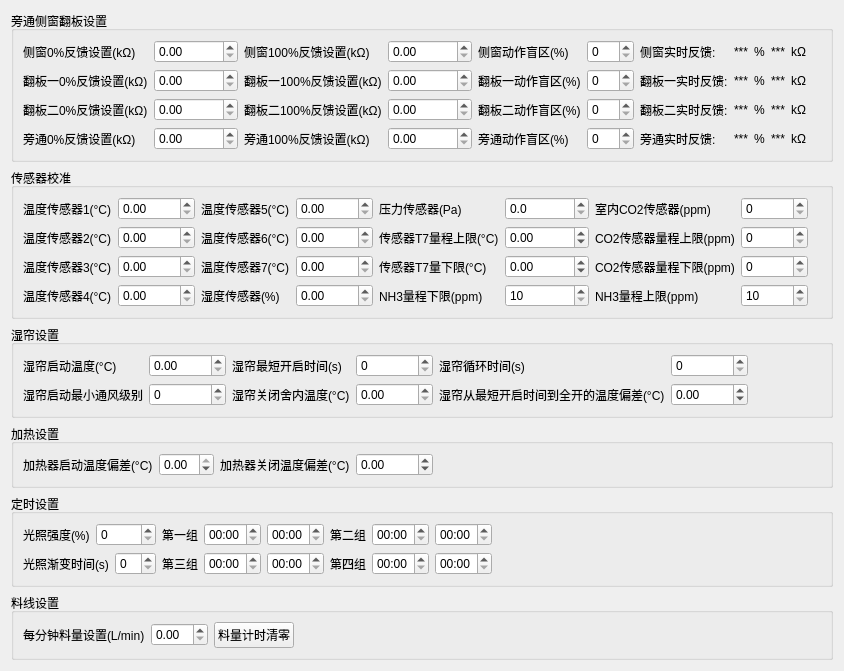
<?xml version="1.0" encoding="UTF-8"?>
<ui version="4.0">
 <class>ParSetFive</class>
 <widget class="QWidget" name="ParSetFive">
  <property name="geometry">
   <rect>
    <x>0</x>
    <y>0</y>
    <width>844</width>
    <height>591</height>
   </rect>
  </property>
  <property name="windowTitle">
   <string>Form</string>
  </property>
  <layout class="QGridLayout" name="gridLayout_11">
   <item row="0" column="0">
    <widget class="QGroupBox" name="groupBox">
     <property name="title">
      <string>旁通侧窗翻板设置</string>
     </property>
     <layout class="QGridLayout" name="gridLayout_2">
      <item row="0" column="0">
       <layout class="QGridLayout" name="gridLayout">
        <item row="0" column="0">
         <widget class="QLabel" name="label">
          <property name="text">
           <string>侧窗0%反馈设置(kΩ)</string>
          </property>
         </widget>
        </item>
        <item row="0" column="1">
         <widget class="QDoubleSpinBox" name="doubleSpinBox_sw0">
          <property name="maximum">
           <double>1000000.000000000000000</double>
          </property>
         </widget>
        </item>
        <item row="0" column="2">
         <widget class="QLabel" name="label_5">
          <property name="text">
           <string>侧窗100%反馈设置(kΩ)</string>
          </property>
         </widget>
        </item>
        <item row="0" column="3">
         <widget class="QDoubleSpinBox" name="doubleSpinBox_sw100">
          <property name="maximum">
           <double>1000000.000000000000000</double>
          </property>
         </widget>
        </item>
        <item row="0" column="4">
         <widget class="QLabel" name="label_9">
          <property name="text">
           <string>侧窗动作盲区(%)</string>
          </property>
         </widget>
        </item>
        <item row="0" column="5">
         <widget class="QSpinBox" name="spinBox_sw_no">
          <property name="maximum">
           <number>100</number>
          </property>
         </widget>
        </item>
        <item row="0" column="6">
         <widget class="QLabel" name="label_13">
          <property name="text">
           <string>侧窗实时反馈:</string>
          </property>
         </widget>
        </item>
        <item row="0" column="13">
         <widget class="QLabel" name="label_20">
          <property name="text">
           <string>kΩ</string>
          </property>
         </widget>
        </item>
        <item row="1" column="0">
         <widget class="QLabel" name="label_2">
          <property name="text">
           <string>翻板一0%反馈设置(kΩ)</string>
          </property>
         </widget>
        </item>
        <item row="1" column="1">
         <widget class="QDoubleSpinBox" name="doubleSpinBox_fp0">
          <property name="maximum">
           <double>1000000.000000000000000</double>
          </property>
         </widget>
        </item>
        <item row="1" column="2">
         <widget class="QLabel" name="label_6">
          <property name="text">
           <string>翻板一100%反馈设置(kΩ)</string>
          </property>
         </widget>
        </item>
        <item row="1" column="3">
         <widget class="QDoubleSpinBox" name="doubleSpinBox_fp100">
          <property name="maximum">
           <double>1000000.000000000000000</double>
          </property>
         </widget>
        </item>
        <item row="1" column="4">
         <widget class="QLabel" name="label_10">
          <property name="text">
           <string>翻板一动作盲区(%)</string>
          </property>
         </widget>
        </item>
        <item row="1" column="5">
         <widget class="QSpinBox" name="spinBox_fp_no">
          <property name="maximum">
           <number>100</number>
          </property>
         </widget>
        </item>
        <item row="1" column="6">
         <widget class="QLabel" name="label_14">
          <property name="text">
           <string>翻板一实时反馈:</string>
          </property>
         </widget>
        </item>
        <item row="1" column="10" colspan="2">
         <widget class="QLabel" name="label_23">
          <property name="text">
           <string>%</string>
          </property>
         </widget>
        </item>
        <item row="1" column="12">
         <widget class="QLabel" name="label_fp_f_v">
          <property name="text">
           <string>***</string>
          </property>
         </widget>
        </item>
        <item row="1" column="13">
         <widget class="QLabel" name="label_21">
          <property name="text">
           <string>kΩ</string>
          </property>
         </widget>
        </item>
        <item row="2" column="0">
         <widget class="QLabel" name="label_3">
          <property name="text">
           <string>翻板二0%反馈设置(kΩ)</string>
          </property>
         </widget>
        </item>
        <item row="2" column="1">
         <widget class="QDoubleSpinBox" name="doubleSpinBox_fpt0">
          <property name="maximum">
           <double>1000000.000000000000000</double>
          </property>
         </widget>
        </item>
        <item row="2" column="2">
         <widget class="QLabel" name="label_7">
          <property name="text">
           <string>翻板二100%反馈设置(kΩ)</string>
          </property>
         </widget>
        </item>
        <item row="2" column="3">
         <widget class="QDoubleSpinBox" name="doubleSpinBox_fpt100">
          <property name="maximum">
           <double>1000000.000000000000000</double>
          </property>
         </widget>
        </item>
        <item row="2" column="4">
         <widget class="QLabel" name="label_11">
          <property name="text">
           <string>翻板二动作盲区(%)</string>
          </property>
         </widget>
        </item>
        <item row="2" column="5">
         <widget class="QSpinBox" name="spinBox_fpt_no">
          <property name="maximum">
           <number>100</number>
          </property>
         </widget>
        </item>
        <item row="2" column="10" colspan="2">
         <widget class="QLabel" name="label_27">
          <property name="text">
           <string>%</string>
          </property>
         </widget>
        </item>
        <item row="2" column="12">
         <widget class="QLabel" name="label_fpt_f_v">
          <property name="text">
           <string>***</string>
          </property>
         </widget>
        </item>
        <item row="2" column="13">
         <widget class="QLabel" name="label_25">
          <property name="text">
           <string>kΩ</string>
          </property>
         </widget>
        </item>
        <item row="3" column="0">
         <widget class="QLabel" name="label_4">
          <property name="text">
           <string>旁通0%反馈设置(kΩ)</string>
          </property>
         </widget>
        </item>
        <item row="3" column="1">
         <widget class="QDoubleSpinBox" name="doubleSpinBox_bp0">
          <property name="maximum">
           <double>1000000.000000000000000</double>
          </property>
         </widget>
        </item>
        <item row="3" column="2">
         <widget class="QLabel" name="label_8">
          <property name="text">
           <string>旁通100%反馈设置(kΩ)</string>
          </property>
         </widget>
        </item>
        <item row="3" column="3">
         <widget class="QDoubleSpinBox" name="doubleSpinBox_bp100">
          <property name="maximum">
           <double>1000000.000000000000000</double>
          </property>
         </widget>
        </item>
        <item row="3" column="4">
         <widget class="QLabel" name="label_12">
          <property name="text">
           <string>旁通动作盲区(%)</string>
          </property>
         </widget>
        </item>
        <item row="3" column="5">
         <widget class="QSpinBox" name="spinBox_bp_no">
          <property name="maximum">
           <number>100</number>
          </property>
         </widget>
        </item>
        <item row="3" column="6">
         <widget class="QLabel" name="label_16">
          <property name="text">
           <string>旁通实时反馈:</string>
          </property>
         </widget>
        </item>
        <item row="3" column="10" colspan="2">
         <widget class="QLabel" name="label_31">
          <property name="text">
           <string>%</string>
          </property>
         </widget>
        </item>
        <item row="3" column="12">
         <widget class="QLabel" name="label_bp_f_v">
          <property name="text">
           <string>***</string>
          </property>
         </widget>
        </item>
        <item row="3" column="13">
         <widget class="QLabel" name="label_29">
          <property name="text">
           <string>kΩ</string>
          </property>
         </widget>
        </item>
        <item row="1" column="7" colspan="3">
         <widget class="QLabel" name="label_fp_f_r">
          <property name="text">
           <string>***</string>
          </property>
         </widget>
        </item>
        <item row="2" column="6">
         <widget class="QLabel" name="label_15">
          <property name="text">
           <string>翻板二实时反馈:</string>
          </property>
         </widget>
        </item>
        <item row="2" column="7" colspan="3">
         <widget class="QLabel" name="label_fpt_f_r">
          <property name="text">
           <string>***</string>
          </property>
         </widget>
        </item>
        <item row="3" column="7" colspan="3">
         <widget class="QLabel" name="label_bp_f_r">
          <property name="text">
           <string>***</string>
          </property>
         </widget>
        </item>
        <item row="0" column="12">
         <widget class="QLabel" name="label_sw_f_v">
          <property name="text">
           <string>***</string>
          </property>
         </widget>
        </item>
        <item row="0" column="7" colspan="3">
         <widget class="QLabel" name="label_sw_f_r">
          <property name="text">
           <string>***</string>
          </property>
         </widget>
        </item>
        <item row="0" column="10" colspan="2">
         <widget class="QLabel" name="label_18">
          <property name="text">
           <string>%</string>
          </property>
         </widget>
        </item>
       </layout>
      </item>
      <item row="0" column="1">
       <spacer name="horizontalSpacer_4">
        <property name="orientation">
         <enum>Qt::Horizontal</enum>
        </property>
        <property name="sizeHint" stdset="0">
         <size>
          <width>40</width>
          <height>20</height>
         </size>
        </property>
       </spacer>
      </item>
     </layout>
    </widget>
   </item>
   <item row="1" column="0">
    <widget class="QGroupBox" name="groupBox_2">
     <property name="title">
      <string>传感器校准</string>
     </property>
     <layout class="QGridLayout" name="gridLayout_4">
      <item row="0" column="0">
       <layout class="QGridLayout" name="gridLayout_3">
        <item row="1" column="4">
         <widget class="QLabel" name="label_43">
          <property name="text">
           <string>传感器T7量程上限(°C)</string>
          </property>
         </widget>
        </item>
        <item row="2" column="4">
         <widget class="QLabel" name="label_44">
          <property name="text">
           <string>传感器T7量下限(°C)</string>
          </property>
         </widget>
        </item>
        <item row="3" column="0">
         <widget class="QLabel" name="label_36">
          <property name="text">
           <string>温度传感器4(°C)</string>
          </property>
         </widget>
        </item>
        <item row="0" column="4">
         <widget class="QLabel" name="label_41">
          <property name="text">
           <string>压力传感器(Pa)</string>
          </property>
         </widget>
        </item>
        <item row="2" column="1">
         <widget class="QDoubleSpinBox" name="doubleSpinBox_t3">
          <property name="maximum">
           <double>10000.000000000000000</double>
          </property>
         </widget>
        </item>
        <item row="1" column="2">
         <widget class="QLabel" name="label_38">
          <property name="text">
           <string>温度传感器6(°C)</string>
          </property>
         </widget>
        </item>
        <item row="2" column="5">
         <widget class="QDoubleSpinBox" name="doubleSpinBox_T7_d">
          <property name="minimum">
           <double>-1000.000000000000000</double>
          </property>
          <property name="maximum">
           <double>1000000.000000000000000</double>
          </property>
         </widget>
        </item>
        <item row="1" column="3">
         <widget class="QDoubleSpinBox" name="doubleSpinBox_t6">
          <property name="maximum">
           <double>10000.000000000000000</double>
          </property>
         </widget>
        </item>
        <item row="0" column="0">
         <widget class="QLabel" name="label_33">
          <property name="text">
           <string>温度传感器1(°C)</string>
          </property>
         </widget>
        </item>
        <item row="1" column="6">
         <widget class="QLabel" name="label_45">
          <property name="text">
           <string>CO2传感器量程上限(ppm)</string>
          </property>
         </widget>
        </item>
        <item row="0" column="5">
         <widget class="QDoubleSpinBox" name="doubleSpinBox_pa">
          <property name="decimals">
           <number>1</number>
          </property>
         </widget>
        </item>
        <item row="2" column="6">
         <widget class="QLabel" name="label_46">
          <property name="text">
           <string>CO2传感器量程下限(ppm)</string>
          </property>
         </widget>
        </item>
        <item row="1" column="7">
         <widget class="QSpinBox" name="spinBox_co2_u">
          <property name="maximum">
           <number>100000</number>
          </property>
         </widget>
        </item>
        <item row="3" column="1">
         <widget class="QDoubleSpinBox" name="doubleSpinBox_t4">
          <property name="maximum">
           <double>10000.000000000000000</double>
          </property>
         </widget>
        </item>
        <item row="2" column="7">
         <widget class="QSpinBox" name="spinBox_co2_d">
          <property name="maximum">
           <number>100000</number>
          </property>
         </widget>
        </item>
        <item row="1" column="5">
         <widget class="QDoubleSpinBox" name="doubleSpinBox_T7_u">
          <property name="minimum">
           <double>-10000.000000000000000</double>
          </property>
          <property name="maximum">
           <double>1000000.000000000000000</double>
          </property>
         </widget>
        </item>
        <item row="0" column="3">
         <widget class="QDoubleSpinBox" name="doubleSpinBox_t5">
          <property name="maximum">
           <double>10000.000000000000000</double>
          </property>
         </widget>
        </item>
        <item row="2" column="0">
         <widget class="QLabel" name="label_35">
          <property name="text">
           <string>温度传感器3(°C)</string>
          </property>
         </widget>
        </item>
        <item row="1" column="1">
         <widget class="QDoubleSpinBox" name="doubleSpinBox_t2">
          <property name="maximum">
           <double>10000.000000000000000</double>
          </property>
         </widget>
        </item>
        <item row="1" column="0">
         <widget class="QLabel" name="label_34">
          <property name="text">
           <string>温度传感器2(°C)</string>
          </property>
         </widget>
        </item>
        <item row="0" column="2">
         <widget class="QLabel" name="label_37">
          <property name="text">
           <string>温度传感器5(°C)</string>
          </property>
         </widget>
        </item>
        <item row="0" column="1">
         <widget class="QDoubleSpinBox" name="doubleSpinBox_t1">
          <property name="maximum">
           <double>10000.000000000000000</double>
          </property>
         </widget>
        </item>
        <item row="0" column="6">
         <widget class="QLabel" name="label_42">
          <property name="text">
           <string>室内CO2传感器(ppm)</string>
          </property>
         </widget>
        </item>
        <item row="2" column="3">
         <widget class="QDoubleSpinBox" name="doubleSpinBox_t7">
          <property name="maximum">
           <double>10000.000000000000000</double>
          </property>
         </widget>
        </item>
        <item row="2" column="2">
         <widget class="QLabel" name="label_39">
          <property name="text">
           <string>温度传感器7(°C)</string>
          </property>
         </widget>
        </item>
        <item row="0" column="7">
         <widget class="QDoubleSpinBox" name="doubleSpinBox_co2">
          <property name="decimals">
           <number>0</number>
          </property>
          <property name="maximum">
           <double>100000.000000000000000</double>
          </property>
         </widget>
        </item>
        <item row="3" column="2">
         <widget class="QLabel" name="label_40">
          <property name="text">
           <string>湿度传感器(%)</string>
          </property>
         </widget>
        </item>
        <item row="3" column="3">
         <widget class="QDoubleSpinBox" name="doubleSpinBox_humidity"/>
        </item>
        <item row="3" column="4">
         <widget class="QLabel" name="label_17">
          <property name="text">
           <string>NH3量程下限(ppm)</string>
          </property>
         </widget>
        </item>
        <item row="3" column="6">
         <widget class="QLabel" name="label_19">
          <property name="text">
           <string>NH3量程上限(ppm)</string>
          </property>
         </widget>
        </item>
        <item row="3" column="5">
         <widget class="QSpinBox" name="spinBox_nh3_d">
          <property name="minimum">
           <number>10</number>
          </property>
          <property name="maximum">
           <number>2000</number>
          </property>
         </widget>
        </item>
        <item row="3" column="7">
         <widget class="QSpinBox" name="spinBox_nh3_u">
          <property name="minimum">
           <number>10</number>
          </property>
          <property name="maximum">
           <number>2000</number>
          </property>
         </widget>
        </item>
       </layout>
      </item>
      <item row="0" column="1">
       <spacer name="horizontalSpacer_5">
        <property name="orientation">
         <enum>Qt::Horizontal</enum>
        </property>
        <property name="sizeHint" stdset="0">
         <size>
          <width>40</width>
          <height>20</height>
         </size>
        </property>
       </spacer>
      </item>
     </layout>
    </widget>
   </item>
   <item row="2" column="0">
    <widget class="QGroupBox" name="groupBox_3">
     <property name="title">
      <string>湿帘设置</string>
     </property>
     <layout class="QGridLayout" name="gridLayout_6">
      <item row="0" column="0">
       <layout class="QGridLayout" name="gridLayout_5">
        <item row="0" column="3" colspan="2">
         <widget class="QLabel" name="label_49">
          <property name="text">
           <string>湿帘最短开启时间(s)</string>
          </property>
         </widget>
        </item>
        <item row="0" column="5">
         <widget class="QSpinBox" name="spinBox_wc_o_time"/>
        </item>
        <item row="0" column="6">
         <widget class="QLabel" name="label_50">
          <property name="text">
           <string>湿帘循环时间(s)</string>
          </property>
         </widget>
        </item>
        <item row="0" column="7">
         <widget class="QSpinBox" name="spinBox_wc_circle_time"/>
        </item>
        <item row="1" column="0" colspan="2">
         <widget class="QLabel" name="label_48">
          <property name="text">
           <string>湿帘启动最小通风级别</string>
          </property>
         </widget>
        </item>
        <item row="1" column="2">
         <widget class="QSpinBox" name="spinBox_wc_min_level"/>
        </item>
        <item row="1" column="6">
         <widget class="QLabel" name="label_51">
          <property name="text">
           <string>湿帘从最短开启时间到全开的温度偏差(°C)</string>
          </property>
         </widget>
        </item>
        <item row="1" column="7">
         <widget class="QDoubleSpinBox" name="doubleSpinBox_wc_deviation">
          <property name="minimum">
           <double>-1000.000000000000000</double>
          </property>
          <property name="maximum">
           <double>10000.000000000000000</double>
          </property>
         </widget>
        </item>
        <item row="1" column="5">
         <widget class="QDoubleSpinBox" name="doubleSpinBox_wc_c_t">
          <property name="maximum">
           <double>10000.000000000000000</double>
          </property>
         </widget>
        </item>
        <item row="1" column="3" colspan="2">
         <widget class="QLabel" name="label_52">
          <property name="text">
           <string>湿帘关闭舍内温度(°C)</string>
          </property>
         </widget>
        </item>
        <item row="0" column="2">
         <widget class="QDoubleSpinBox" name="doubleSpinBox_wc_o_t">
          <property name="maximum">
           <double>10000.000000000000000</double>
          </property>
         </widget>
        </item>
        <item row="0" column="0" colspan="2">
         <widget class="QLabel" name="label_47">
          <property name="text">
           <string>湿帘启动温度(°C)</string>
          </property>
         </widget>
        </item>
       </layout>
      </item>
      <item row="0" column="1">
       <spacer name="horizontalSpacer_6">
        <property name="orientation">
         <enum>Qt::Horizontal</enum>
        </property>
        <property name="sizeHint" stdset="0">
         <size>
          <width>40</width>
          <height>20</height>
         </size>
        </property>
       </spacer>
      </item>
     </layout>
    </widget>
   </item>
   <item row="3" column="0">
    <widget class="QGroupBox" name="groupBox_4">
     <property name="title">
      <string>加热设置</string>
     </property>
     <layout class="QGridLayout" name="gridLayout_7">
      <item row="0" column="1">
       <widget class="QDoubleSpinBox" name="doubleSpinBox_hot_o_d">
        <property name="minimum">
         <double>-5.000000000000000</double>
        </property>
        <property name="maximum">
         <double>0.000000000000000</double>
        </property>
       </widget>
      </item>
      <item row="0" column="0">
       <widget class="QLabel" name="label_53">
        <property name="text">
         <string>加热器启动温度偏差(°C)</string>
        </property>
       </widget>
      </item>
      <item row="0" column="2">
       <widget class="QLabel" name="label_54">
        <property name="text">
         <string>加热器关闭温度偏差(°C)</string>
        </property>
       </widget>
      </item>
      <item row="0" column="3">
       <widget class="QDoubleSpinBox" name="doubleSpinBox_hot_c_d">
        <property name="minimum">
         <double>-5.000000000000000</double>
        </property>
        <property name="maximum">
         <double>10000.000000000000000</double>
        </property>
       </widget>
      </item>
      <item row="0" column="4">
       <spacer name="horizontalSpacer">
        <property name="orientation">
         <enum>Qt::Horizontal</enum>
        </property>
        <property name="sizeHint" stdset="0">
         <size>
          <width>40</width>
          <height>20</height>
         </size>
        </property>
       </spacer>
      </item>
     </layout>
    </widget>
   </item>
   <item row="4" column="0">
    <widget class="QGroupBox" name="groupBox_5">
     <property name="title">
      <string>定时设置</string>
     </property>
     <layout class="QGridLayout" name="gridLayout_9">
      <item row="0" column="0">
       <layout class="QGridLayout" name="gridLayout_8">
        <item row="0" column="0">
         <layout class="QHBoxLayout" name="horizontalLayout_5">
          <item>
           <widget class="QLabel" name="label_55">
            <property name="text">
             <string>光照强度(%)</string>
            </property>
           </widget>
          </item>
          <item>
           <widget class="QSpinBox" name="spinBox_illumination"/>
          </item>
         </layout>
        </item>
        <item row="0" column="1">
         <layout class="QHBoxLayout" name="horizontalLayout">
          <item>
           <widget class="QLabel" name="label_57">
            <property name="text">
             <string>第一组</string>
            </property>
           </widget>
          </item>
          <item>
           <widget class="QTimeEdit" name="timeEdit_1_s">
            <property name="displayFormat">
             <string>HH:mm</string>
            </property>
           </widget>
          </item>
          <item>
           <widget class="QTimeEdit" name="timeEdit_1_c">
            <property name="displayFormat">
             <string>HH:mm</string>
            </property>
           </widget>
          </item>
         </layout>
        </item>
        <item row="0" column="2">
         <layout class="QHBoxLayout" name="horizontalLayout_2">
          <item>
           <widget class="QLabel" name="label_58">
            <property name="text">
             <string>第二组</string>
            </property>
           </widget>
          </item>
          <item>
           <widget class="QTimeEdit" name="timeEdit_2_s">
            <property name="displayFormat">
             <string>HH:mm</string>
            </property>
           </widget>
          </item>
          <item>
           <widget class="QTimeEdit" name="timeEdit_2_c">
            <property name="displayFormat">
             <string>HH:mm</string>
            </property>
           </widget>
          </item>
         </layout>
        </item>
        <item row="1" column="0">
         <layout class="QHBoxLayout" name="horizontalLayout_6">
          <item>
           <widget class="QLabel" name="label_56">
            <property name="text">
             <string>光照渐变时间(s)</string>
            </property>
           </widget>
          </item>
          <item>
           <widget class="QSpinBox" name="spinBox_gradual_time"/>
          </item>
         </layout>
        </item>
        <item row="1" column="1">
         <layout class="QHBoxLayout" name="horizontalLayout_3">
          <item>
           <widget class="QLabel" name="label_59">
            <property name="text">
             <string>第三组</string>
            </property>
           </widget>
          </item>
          <item>
           <widget class="QTimeEdit" name="timeEdit_3_s">
            <property name="displayFormat">
             <string>HH:mm</string>
            </property>
           </widget>
          </item>
          <item>
           <widget class="QTimeEdit" name="timeEdit_3_c">
            <property name="displayFormat">
             <string>HH:mm</string>
            </property>
           </widget>
          </item>
         </layout>
        </item>
        <item row="1" column="2">
         <layout class="QHBoxLayout" name="horizontalLayout_4">
          <item>
           <widget class="QLabel" name="label_60">
            <property name="text">
             <string>第四组</string>
            </property>
           </widget>
          </item>
          <item>
           <widget class="QTimeEdit" name="timeEdit_4_s">
            <property name="displayFormat">
             <string>HH:mm</string>
            </property>
           </widget>
          </item>
          <item>
           <widget class="QTimeEdit" name="timeEdit_4_c">
            <property name="displayFormat">
             <string>HH:mm</string>
            </property>
           </widget>
          </item>
         </layout>
        </item>
       </layout>
      </item>
      <item row="0" column="1">
       <spacer name="horizontalSpacer_2">
        <property name="orientation">
         <enum>Qt::Horizontal</enum>
        </property>
        <property name="sizeHint" stdset="0">
         <size>
          <width>303</width>
          <height>20</height>
         </size>
        </property>
       </spacer>
      </item>
     </layout>
    </widget>
   </item>
   <item row="5" column="0">
    <widget class="QGroupBox" name="groupBox_6">
     <property name="title">
      <string>料线设置</string>
     </property>
     <layout class="QGridLayout" name="gridLayout_10">
      <item row="0" column="0">
       <layout class="QHBoxLayout" name="horizontalLayout_7">
        <item>
         <widget class="QLabel" name="label_61">
          <property name="text">
           <string>每分钟料量设置(L/min)</string>
          </property>
         </widget>
        </item>
        <item>
         <widget class="QDoubleSpinBox" name="doubleSpinBox_feed_vol"/>
        </item>
        <item>
         <widget class="QPushButton" name="pushButton_feed_clear">
          <property name="text">
           <string>料量计时清零</string>
          </property>
         </widget>
        </item>
       </layout>
      </item>
      <item row="0" column="1">
       <spacer name="horizontalSpacer_3">
        <property name="orientation">
         <enum>Qt::Horizontal</enum>
        </property>
        <property name="sizeHint" stdset="0">
         <size>
          <width>509</width>
          <height>20</height>
         </size>
        </property>
       </spacer>
      </item>
      <item row="1" column="0">
       <spacer name="verticalSpacer">
        <property name="orientation">
         <enum>Qt::Vertical</enum>
        </property>
        <property name="sizeHint" stdset="0">
         <size>
          <width>20</width>
          <height>40</height>
         </size>
        </property>
       </spacer>
      </item>
     </layout>
    </widget>
   </item>
  </layout>
 </widget>
 <resources/>
 <connections/>
</ui>
